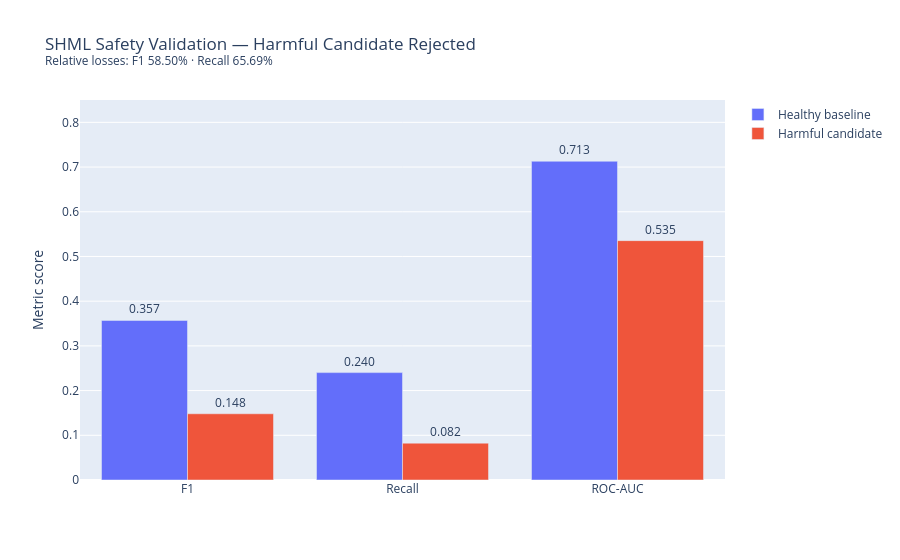

The notebook cell saved with this chart:
### Code cell
metrics = ["f1", "recall", "roc_auc"]
categories = ["F1", "Recall", "ROC-AUC"]
fig = go.Figure()
for name, scores in [("Healthy baseline", healthy_metrics), ("Harmful candidate", harmful_metrics)]:
    fig.add_bar(
        x=categories, y=[scores[metric] for metric in metrics], name=name,
        texttemplate="%{y:.3f}", textposition="outside",
        hovertemplate="%{x}<br>%{fullData.name}: %{y:.4f}<extra></extra>",
    )
f1_loss = (healthy_metrics["f1"] - harmful_metrics["f1"]) / healthy_metrics["f1"]
recall_loss = (healthy_metrics["recall"] - harmful_metrics["recall"]) / healthy_metrics["recall"]
fig.update_layout(
    title=("SHML Safety Validation — Harmful Candidate Rejected"
           f"<br><sup>Relative losses: F1 {f1_loss:.2%} · Recall {recall_loss:.2%}</sup>"),
    yaxis=dict(title="Metric score", range=[0, 0.85]), barmode="group",
)
show_research_figure(fig, "safety_harmful_candidate_rejection.html")

### Figure 1 — Plotly figure (JSON) as saved in the notebook; plotly's stock layout.template omitted (floating-point values rounded to 4 significant figures)
{"data": [{"hovertemplate": "%{x}<br>%{fullData.name}: %{y:.4f}<extra></extra>", "name": "Healthy baseline", "textposition": "outside", "texttemplate": "%{y:.3f}", "x": ["F1", "Recall", "ROC-AUC"], "y": [0.357, 0.2402, 0.713], "type": "bar"}, {"hovertemplate": "%{x}<br>%{fullData.name}: %{y:.4f}<extra></extra>", "name": "Harmful candidate", "textposition": "outside", "texttemplate": "%{y:.3f}", "x": ["F1", "Recall", "ROC-AUC"], "y": [0.1481, 0.08241, 0.5354], "type": "bar"}], "layout": {"yaxis": {"title": {"text": "Metric score"}, "range": [0, 0.85]}, "title": {"text": "SHML Safety Validation — Harmful Candidate Rejected<br><sup>Relative losses: F1 58.50% · Recall 65.69%</sup>"}, "barmode": "group"}}
